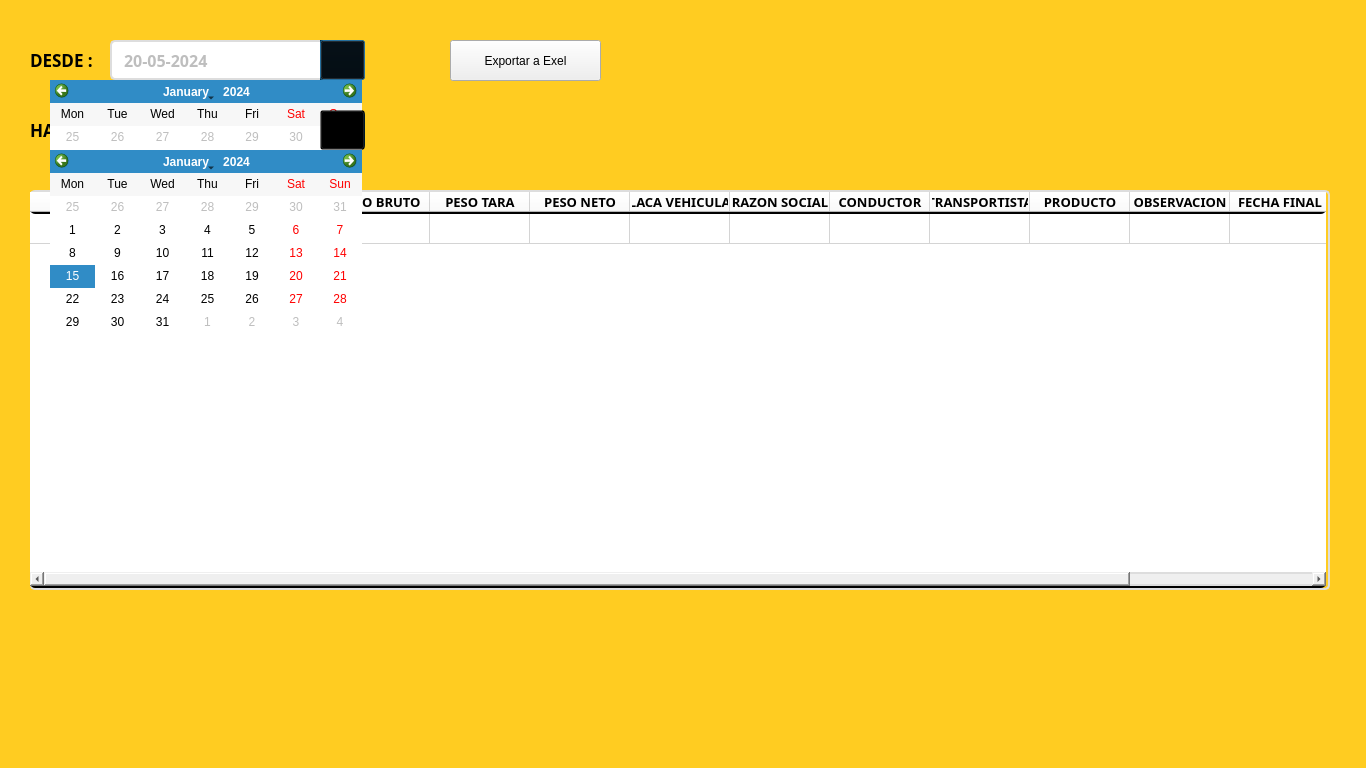
<?xml version="1.0" encoding="UTF-8"?>
<ui version="4.0">
 <class>modal_reporte</class>
 <widget class="QDialog" name="modal_reporte">
  <property name="windowModality">
   <enum>Qt::NonModal</enum>
  </property>
  <property name="geometry">
   <rect>
    <x>0</x>
    <y>0</y>
    <width>1366</width>
    <height>768</height>
   </rect>
  </property>
  <property name="minimumSize">
   <size>
    <width>1366</width>
    <height>768</height>
   </size>
  </property>
  <property name="maximumSize">
   <size>
    <width>1400</width>
    <height>700</height>
   </size>
  </property>
  <property name="windowTitle">
   <string>Alerta</string>
  </property>
  <property name="styleSheet">
   <string notr="true">#modal_reporte{
	background-color: #FFCC21;
}</string>
  </property>
  <widget class="QLabel" name="imgLogoBalinsa">
   <property name="geometry">
    <rect>
     <x>1020</x>
     <y>605</y>
     <width>320</width>
     <height>80</height>
    </rect>
   </property>
   <property name="text">
    <string/>
   </property>
   <property name="scaledContents">
    <bool>true</bool>
   </property>
   <property name="alignment">
    <set>Qt::AlignCenter</set>
   </property>
  </widget>
  <widget class="QCalendarWidget" name="calendarWidgetDesde">
   <property name="geometry">
    <rect>
     <x>50</x>
     <y>80</y>
     <width>312</width>
     <height>183</height>
    </rect>
   </property>
   <property name="styleSheet">
    <string notr="true"/>
   </property>
   <property name="verticalHeaderFormat">
    <enum>QCalendarWidget::NoVerticalHeader</enum>
   </property>
  </widget>
  <widget class="QLabel" name="imgCalendarioDesde">
   <property name="geometry">
    <rect>
     <x>320</x>
     <y>40</y>
     <width>45</width>
     <height>40</height>
    </rect>
   </property>
   <property name="styleSheet">
    <string notr="true"> background-color: #01304A;
border-top-right-radius: 5px;
border-bottom-right-radius: 5px;
padding-left: 10px;
padding-right: 10px;
padding-top: 5px;
padding-bottom: 5px;</string>
   </property>
   <property name="text">
    <string/>
   </property>
   <property name="scaledContents">
    <bool>true</bool>
   </property>
  </widget>
  <widget class="QDateEdit" name="dateEditConsultarDesde">
   <property name="enabled">
    <bool>false</bool>
   </property>
   <property name="geometry">
    <rect>
     <x>110</x>
     <y>40</y>
     <width>250</width>
     <height>40</height>
    </rect>
   </property>
   <property name="font">
    <font>
     <family>Montserrat</family>
     <pointsize>12</pointsize>
     <weight>75</weight>
     <bold>true</bold>
    </font>
   </property>
   <property name="styleSheet">
    <string notr="true">border: 2px solid #ddd;
border-top-left-radius: 5px;
border-bottom-left-radius: 5px;
padding-left: 10px;</string>
   </property>
   <property name="dateTime">
    <datetime>
     <hour>5</hour>
     <minute>0</minute>
     <second>0</second>
     <year>2024</year>
     <month>5</month>
     <day>20</day>
    </datetime>
   </property>
   <property name="currentSection">
    <enum>QDateTimeEdit::DaySection</enum>
   </property>
   <property name="displayFormat">
    <string>dd-MM-yyyy</string>
   </property>
   <property name="timeSpec">
    <enum>Qt::UTC</enum>
   </property>
  </widget>
  <widget class="QPushButton" name="btnCalendarioDesde">
   <property name="geometry">
    <rect>
     <x>320</x>
     <y>40</y>
     <width>45</width>
     <height>40</height>
    </rect>
   </property>
   <property name="cursor">
    <cursorShape>PointingHandCursor</cursorShape>
   </property>
   <property name="styleSheet">
    <string notr="true">background-color:transparent;</string>
   </property>
   <property name="text">
    <string/>
   </property>
  </widget>
  <widget class="QFrame" name="frame">
   <property name="geometry">
    <rect>
     <x>0</x>
     <y>810</y>
     <width>1440</width>
     <height>40</height>
    </rect>
   </property>
   <property name="styleSheet">
    <string notr="true">background-color: #333;
color: rgb(255, 255, 255);</string>
   </property>
   <property name="frameShape">
    <enum>QFrame::StyledPanel</enum>
   </property>
   <property name="frameShadow">
    <enum>QFrame::Raised</enum>
   </property>
   <widget class="QLabel" name="lblFechaHora">
    <property name="geometry">
     <rect>
      <x>15</x>
      <y>0</y>
      <width>1000</width>
      <height>40</height>
     </rect>
    </property>
    <property name="font">
     <font>
      <family>Poppins</family>
      <pointsize>12</pointsize>
      <weight>75</weight>
      <bold>true</bold>
     </font>
    </property>
    <property name="text">
     <string>24 de Noviembre del 2023 - 12:00:00</string>
    </property>
   </widget>
  </widget>
  <widget class="QFrame" name="frame_2">
   <property name="geometry">
    <rect>
     <x>30</x>
     <y>190</y>
     <width>1300</width>
     <height>400</height>
    </rect>
   </property>
   <property name="styleSheet">
    <string notr="true">border: 2px solid #ddd;
border-radius: 5px;</string>
   </property>
   <property name="frameShape">
    <enum>QFrame::StyledPanel</enum>
   </property>
   <property name="frameShadow">
    <enum>QFrame::Raised</enum>
   </property>
   <widget class="QTableWidget" name="tblDetallePesadas">
    <property name="geometry">
     <rect>
      <x>0</x>
      <y>2</y>
      <width>1296</width>
      <height>396</height>
     </rect>
    </property>
    <property name="font">
     <font>
      <family>Poppins Medium</family>
      <pointsize>10</pointsize>
     </font>
    </property>
    <property name="styleSheet">
     <string notr="true">background-color: rgb(255, 255, 255);
border-color: rgb(0, 0, 0);
border:2px solid black;
border-left:0;
border-right:0;
border-top:0;

</string>
    </property>
    <property name="editTriggers">
     <set>QAbstractItemView::NoEditTriggers</set>
    </property>
    <property name="tabKeyNavigation">
     <bool>true</bool>
    </property>
    <property name="showDropIndicator" stdset="0">
     <bool>false</bool>
    </property>
    <property name="dragDropOverwriteMode">
     <bool>true</bool>
    </property>
    <property name="selectionMode">
     <enum>QAbstractItemView::NoSelection</enum>
    </property>
    <attribute name="horizontalHeaderStretchLastSection">
     <bool>true</bool>
    </attribute>
    <attribute name="verticalHeaderVisible">
     <bool>false</bool>
    </attribute>
    <attribute name="verticalHeaderCascadingSectionResizes">
     <bool>false</bool>
    </attribute>
    <attribute name="verticalHeaderHighlightSections">
     <bool>false</bool>
    </attribute>
    <attribute name="verticalHeaderShowSortIndicator" stdset="0">
     <bool>false</bool>
    </attribute>
    <attribute name="verticalHeaderStretchLastSection">
     <bool>false</bool>
    </attribute>
    <row>
     <property name="text">
      <string>00001</string>
     </property>
    </row>
    <column>
     <property name="text">
      <string>TICKET</string>
     </property>
     <property name="font">
      <font>
       <family>Poppins</family>
       <pointsize>10</pointsize>
       <weight>75</weight>
       <bold>true</bold>
      </font>
     </property>
    </column>
    <column>
     <property name="text">
      <string>FECHA INICIAL</string>
     </property>
     <property name="font">
      <font>
       <family>Poppins</family>
       <pointsize>10</pointsize>
       <weight>75</weight>
       <bold>true</bold>
      </font>
     </property>
    </column>
    <column>
     <property name="text">
      <string>HORA INICIAL</string>
     </property>
     <property name="font">
      <font>
       <family>Poppins</family>
       <pointsize>10</pointsize>
       <weight>75</weight>
       <bold>true</bold>
      </font>
     </property>
    </column>
    <column>
     <property name="text">
      <string>PESO BRUTO</string>
     </property>
     <property name="font">
      <font>
       <family>Poppins</family>
       <pointsize>10</pointsize>
       <weight>75</weight>
       <bold>true</bold>
      </font>
     </property>
    </column>
    <column>
     <property name="text">
      <string>PESO TARA</string>
     </property>
     <property name="font">
      <font>
       <family>Poppins</family>
       <pointsize>10</pointsize>
       <weight>75</weight>
       <bold>true</bold>
      </font>
     </property>
    </column>
    <column>
     <property name="text">
      <string>PESO NETO</string>
     </property>
     <property name="font">
      <font>
       <family>Poppins</family>
       <pointsize>10</pointsize>
       <weight>75</weight>
       <bold>true</bold>
      </font>
     </property>
    </column>
    <column>
     <property name="text">
      <string>PLACA VEHICULAR</string>
     </property>
     <property name="font">
      <font>
       <family>Poppins</family>
       <pointsize>10</pointsize>
       <weight>75</weight>
       <bold>true</bold>
      </font>
     </property>
    </column>
    <column>
     <property name="text">
      <string>RAZON SOCIAL</string>
     </property>
     <property name="font">
      <font>
       <family>Poppins</family>
       <pointsize>10</pointsize>
       <weight>75</weight>
       <bold>true</bold>
      </font>
     </property>
    </column>
    <column>
     <property name="text">
      <string>CONDUCTOR</string>
     </property>
     <property name="font">
      <font>
       <family>Poppins</family>
       <pointsize>10</pointsize>
       <weight>75</weight>
       <bold>true</bold>
      </font>
     </property>
    </column>
    <column>
     <property name="text">
      <string>TRANSPORTISTA</string>
     </property>
     <property name="font">
      <font>
       <family>Poppins</family>
       <pointsize>10</pointsize>
       <weight>75</weight>
       <bold>true</bold>
      </font>
     </property>
    </column>
    <column>
     <property name="text">
      <string>PRODUCTO</string>
     </property>
     <property name="font">
      <font>
       <family>Poppins</family>
       <pointsize>10</pointsize>
       <weight>75</weight>
       <bold>true</bold>
      </font>
     </property>
    </column>
    <column>
     <property name="text">
      <string>OBSERVACION</string>
     </property>
     <property name="font">
      <font>
       <family>Poppins</family>
       <pointsize>10</pointsize>
       <weight>75</weight>
       <bold>true</bold>
      </font>
     </property>
    </column>
    <column>
     <property name="text">
      <string>FECHA FINAL</string>
     </property>
     <property name="font">
      <font>
       <family>Poppins</family>
       <pointsize>10</pointsize>
       <weight>75</weight>
       <bold>true</bold>
      </font>
     </property>
    </column>
    <column>
     <property name="text">
      <string>HORA FINAL</string>
     </property>
     <property name="font">
      <font>
       <family>Poppins</family>
       <pointsize>10</pointsize>
       <weight>75</weight>
       <bold>true</bold>
      </font>
     </property>
    </column>
   </widget>
  </widget>
  <widget class="QLabel" name="imgCalendarioHasta">
   <property name="geometry">
    <rect>
     <x>320</x>
     <y>110</y>
     <width>45</width>
     <height>40</height>
    </rect>
   </property>
   <property name="styleSheet">
    <string notr="true"> background-color: #01304A;
border-top-right-radius: 5px;
border-bottom-right-radius: 5px;
padding-left: 10px;
padding-right: 10px;
padding-top: 5px;
padding-bottom: 5px;</string>
   </property>
   <property name="text">
    <string/>
   </property>
   <property name="scaledContents">
    <bool>true</bool>
   </property>
  </widget>
  <widget class="QPushButton" name="btnCalendarioHasta">
   <property name="geometry">
    <rect>
     <x>320</x>
     <y>110</y>
     <width>45</width>
     <height>40</height>
    </rect>
   </property>
   <property name="cursor">
    <cursorShape>PointingHandCursor</cursorShape>
   </property>
   <property name="styleSheet">
    <string notr="true">background-color:transparent;</string>
   </property>
   <property name="text">
    <string/>
   </property>
  </widget>
  <widget class="QDateEdit" name="dateEditConsultarHasta">
   <property name="enabled">
    <bool>false</bool>
   </property>
   <property name="geometry">
    <rect>
     <x>110</x>
     <y>110</y>
     <width>250</width>
     <height>40</height>
    </rect>
   </property>
   <property name="font">
    <font>
     <family>Montserrat</family>
     <pointsize>12</pointsize>
     <weight>75</weight>
     <bold>true</bold>
    </font>
   </property>
   <property name="styleSheet">
    <string notr="true">border: 2px solid #ddd;
border-top-left-radius: 5px;
border-bottom-left-radius: 5px;
padding-left: 10px;</string>
   </property>
   <property name="dateTime">
    <datetime>
     <hour>5</hour>
     <minute>0</minute>
     <second>0</second>
     <year>2024</year>
     <month>5</month>
     <day>20</day>
    </datetime>
   </property>
   <property name="currentSection">
    <enum>QDateTimeEdit::DaySection</enum>
   </property>
   <property name="displayFormat">
    <string>dd-MM-yyyy</string>
   </property>
   <property name="timeSpec">
    <enum>Qt::UTC</enum>
   </property>
  </widget>
  <widget class="QLabel" name="lblNroTicket">
   <property name="geometry">
    <rect>
     <x>30</x>
     <y>40</y>
     <width>81</width>
     <height>40</height>
    </rect>
   </property>
   <property name="font">
    <font>
     <family>Montserrat</family>
     <pointsize>13</pointsize>
     <weight>75</weight>
     <bold>true</bold>
    </font>
   </property>
   <property name="text">
    <string>DESDE :</string>
   </property>
  </widget>
  <widget class="QLabel" name="lblNroTicket_2">
   <property name="geometry">
    <rect>
     <x>30</x>
     <y>110</y>
     <width>81</width>
     <height>40</height>
    </rect>
   </property>
   <property name="font">
    <font>
     <family>Montserrat</family>
     <pointsize>13</pointsize>
     <weight>75</weight>
     <bold>true</bold>
    </font>
   </property>
   <property name="text">
    <string>HASTA :</string>
   </property>
  </widget>
  <widget class="QCalendarWidget" name="calendarWidgetHasta">
   <property name="geometry">
    <rect>
     <x>50</x>
     <y>150</y>
     <width>312</width>
     <height>183</height>
    </rect>
   </property>
   <property name="styleSheet">
    <string notr="true"/>
   </property>
   <property name="verticalHeaderFormat">
    <enum>QCalendarWidget::NoVerticalHeader</enum>
   </property>
  </widget>
  <widget class="QPushButton" name="btn_exportar">
   <property name="geometry">
    <rect>
     <x>450</x>
     <y>40</y>
     <width>151</width>
     <height>41</height>
    </rect>
   </property>
   <property name="text">
    <string>Exportar a Exel</string>
   </property>
  </widget>
  <zorder>frame</zorder>
  <zorder>lblNroTicket</zorder>
  <zorder>lblNroTicket_2</zorder>
  <zorder>frame_2</zorder>
  <zorder>dateEditConsultarHasta</zorder>
  <zorder>imgCalendarioHasta</zorder>
  <zorder>dateEditConsultarDesde</zorder>
  <zorder>imgLogoBalinsa</zorder>
  <zorder>calendarWidgetDesde</zorder>
  <zorder>imgCalendarioDesde</zorder>
  <zorder>btnCalendarioDesde</zorder>
  <zorder>btnCalendarioHasta</zorder>
  <zorder>calendarWidgetHasta</zorder>
  <zorder>btn_exportar</zorder>
 </widget>
 <resources/>
 <connections/>
</ui>
